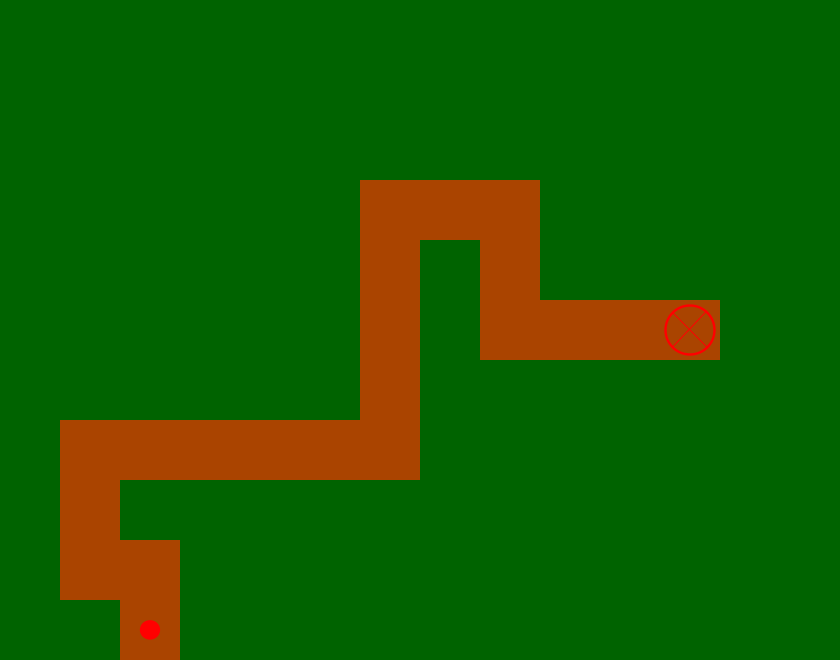

Rendered tile map (Tiled .tmx) drawn with the repository's tilesets; below, a short description and the map source with its tile grids summarised:
An orthogonal 14x11 tile map with 60x60 px tiles, 1 tile layer (Tile Layer 1).

<map version="1.0" orientation="orthogonal" renderorder="right-down" width="14" height="11" tilewidth="60" tileheight="60">
 <tileset firstgid="1" name="terrain@60px" tilewidth="60" tileheight="60">
  <image source="terrain@60px.png" width="512" height="64" />
  <tile id="1">
   <properties>
    <property name="walkable" value="" />
   </properties>
  </tile>
  <tile id="2">
   <properties>
    <property name="base" value="" />
    <property name="walkable" value="" />
   </properties>
  </tile>
  <tile id="3">
   <properties>
    <property name="spawn" value="" />
    <property name="walkable" value="" />
   </properties>
  </tile>
 </tileset>
 <layer name="Tile Layer 1" width="14" height="11">
  <data>[154 cells, 154 non-empty, 4 distinct tile ids]</data>
 </layer>
</map>
